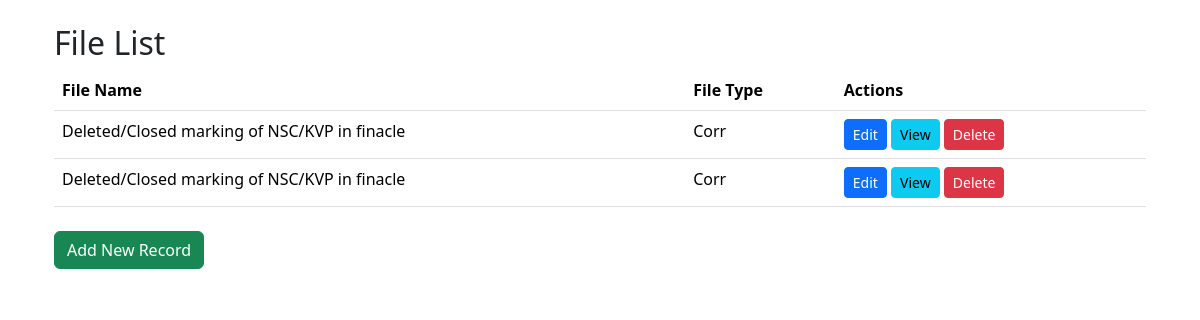
Screenshot of /fs/view/ with the database file from the repository.
### fs/models.py (models this page shows, shortened)
class FileInfo(models.Model):
    FILE_TYPE_CHOICES = [
        ('Corr', 'Correspondence'),
        ('Saction', 'Sanction'),
        ('L-Case', 'Legal Case'),
        ('CashConveyance', 'Cash Conveyance'),
        ('Duplicate', 'Duplicate'),
        ('DeceasedClaim', 'Deceased Claim'),
        ('CourtCase', 'Court Case'),
        ('Statement', 'Statement'),
    ]
    FILE_STATUS_ACTIVE = 'Active'
    FILE_STATUS_CLOSED = 'Closed'
    FILE_STATUS_CHOICES = [
        (FILE_STATUS_ACTIVE, 'Active'),
        (FILE_STATUS_CLOSED, 'Closed'),
    ]
    FileSl = models.IntegerField(default=0)
    FileType = models.CharField(max_length=15, choices=FILE_TYPE_CHOICES)
    FileName = models.CharField(max_length=255)
    FileNo = models.CharField(max_length=50, null=True, blank=True)
    ActiveStatus = models.CharField(max_length=10, choices=FILE_STATUS_CHOICES, default=FILE_STATUS_ACTIVE)
    OpenDate = models.DateField()
    CloseDate = models.DateField(null=True, blank=True)
    RelatedOffice = models.CharField(max_length=100)
    FileLocation = models.CharField(max_length=10)
    WordFile = models.FileField(upload_to='word_files/', null=True, blank=True)

### fs/views.py (the view)
# urls.py: path('view/', FileListView.as_view(), name='view_file_list'),
class FileListView(View):
    template_name = 'fs/view_files.html'
    def get(self, request):
        files = FileInfo.objects.all()
        return render(request, self.template_name, {'files': files})

### templates/fs/view_files.html (shortened to what this page needs)
{% extends 'fs/base.html' %}
{% block content %}
    <div class="container mt-4">
        <h2>File List</h2>
        {% if files %}
            <table class="table">
                <thead>
                    <tr>
                        <th scope="col">File Name</th>
                        <th scope="col">File Type</th>
                        <th scope="col">Actions</th>
                    </tr>
                </thead>
                <tbody>
                    {% for file in files %}
                        <tr>
                            <td>{{ file.FileName }}</td>
                            <td>{{ file.FileType }}</td>
                            <td>
                                <a href="{% url 'fs:edit_file' file_id=file.id %}" class="btn btn-primary btn-sm">Edit</a>
                                <a href="{% url 'fs:view_file' file_id=file.id %}" class="btn btn-info btn-sm">View</a>
                                <a href="{% url 'fs:delete_file' file_id=file.id %}" class="btn btn-danger btn-sm">Delete</a>
                            </td>
                        </tr>
                    {% endfor %}
                </tbody>
            </table>
        {% else %}
            <p>No records found.</p>
        {% endif %}
        <div class="mt-4">
            <a href="{% url 'fs:add_file' %}" class="btn btn-success">Add New Record</a>
        </div>
    </div>
{% endblock %}

### rows the page displays
FileInfo: FileName "Deleted/Closed marking of NSC/KVP in finacle", FileType "Corr"
FileInfo: FileName "Deleted/Closed marking of NSC/KVP in finacle", FileType "Corr"
